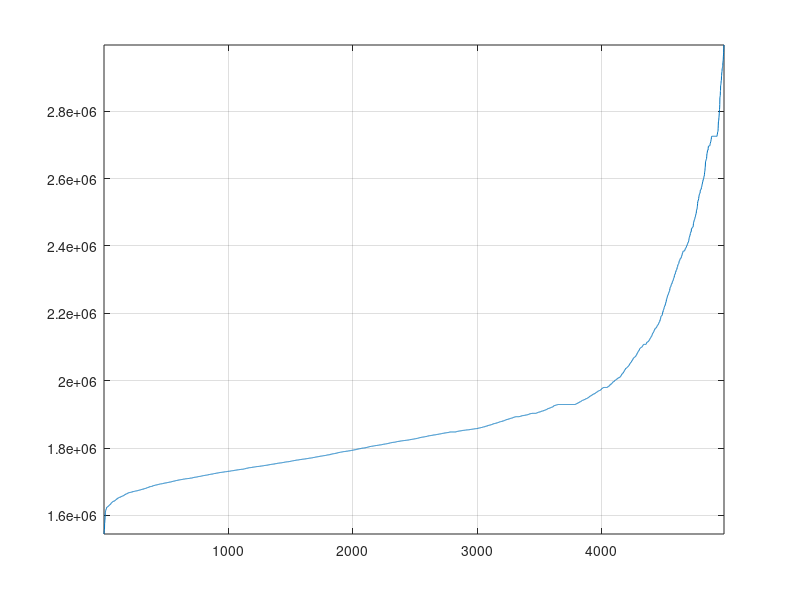

Reproduce this figure in MATLAB.
#!/usr/bin/env octave

s = load('scores.txt');
s = sort(s);
s = s(s<3e6);
f = figure
set(f, "visible", "off")
plot(s)
axis tight
grid on
print("score.png", "-dpng")